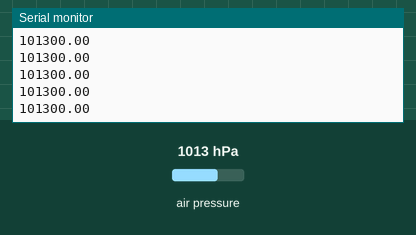
This sketch was run on a simulated Arduino Uno, built with avr-gcc and run on an emulated ATmega328P. Shown: the last lines printed to the serial monitor. The inputs (shaded band) are chosen by the test bench; at power-on: air pressure 1013 hPa.

Above: at 1.2 s.
1.3 s: air pressure set to 952 hPa
At 1.8 s:
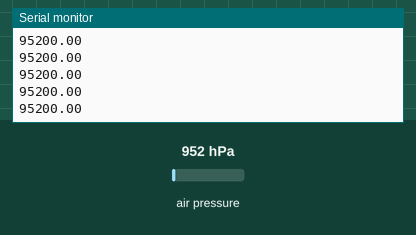
2.8 s: air pressure set to 975 hPa
At 3.8 s:
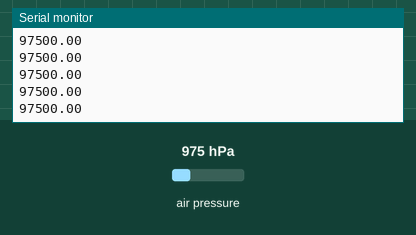
Timing chart, 0 to 5.8 s (numbered marks = the images above; inputs shaded):
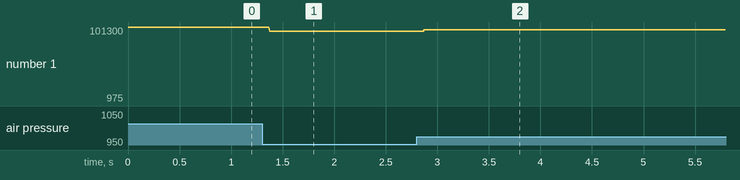

The sketch:

BMP.ino
```cpp
#include <Adafruit_BMP280.h>


#include<Wire.h>  // I2C Libary
#include <Adafruit_Sensor.h>
#include <Adafruit_BMP280.h>

#include <Adafruit_I2CDevice.h>

// BMP280
Adafruit_BMP280 bme;

void setup() {
  // put your setup code here, to run once:

  Serial.begin(9600);

  bme.begin();

  if (!bme.begin()) {
    Serial.println(F("could not find BMP"));
    while (1);
  }
}

void loop() {
  // put your main code here, to run repeatedly:
  Serial.println(bme.readPressure());
}
```

Measured:
- after the input at 1.3 s, the serial monitor: prints a new line after 0.07 s (image 1)
- after the input at 2.8 s, the serial monitor: prints a new line after 0.07 s (image 2)
- plotted number 1: 101300 → 95200 after the input at 1.3 s, 95200 → 975 after the input at 2.8 s
